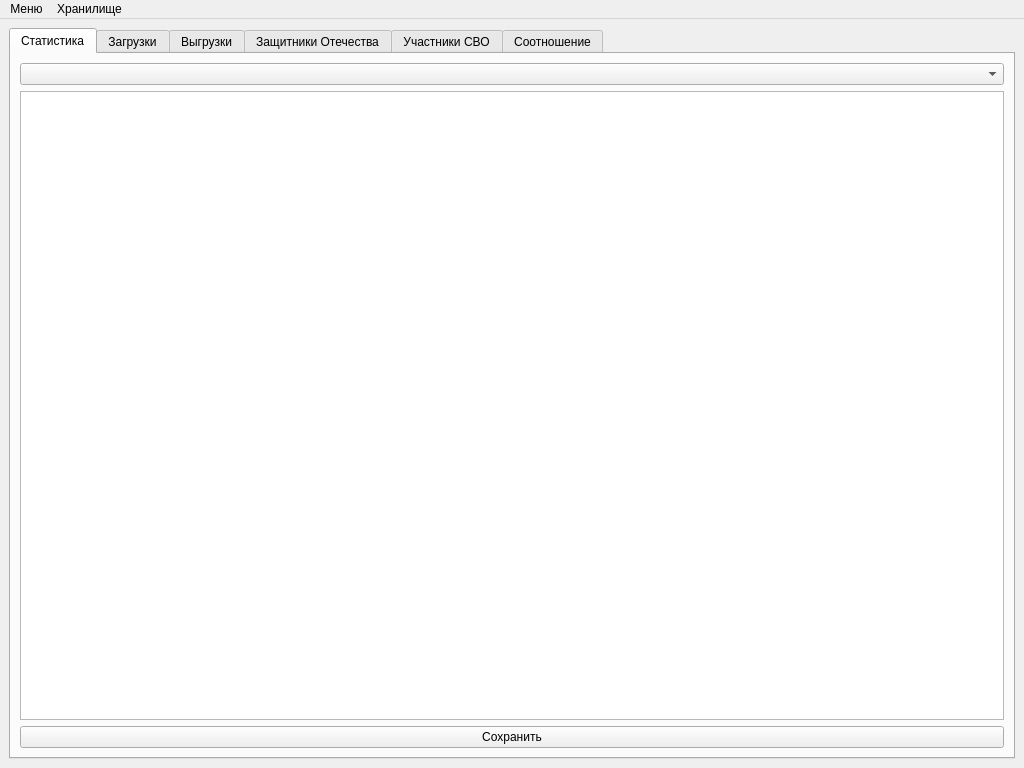
<?xml version="1.0" encoding="UTF-8"?>
<ui version="4.0">
 <class>MainWindow</class>
 <widget class="QMainWindow" name="MainWindow">
  <property name="geometry">
   <rect>
    <x>0</x>
    <y>0</y>
    <width>1024</width>
    <height>768</height>
   </rect>
  </property>
  <property name="minimumSize">
   <size>
    <width>1024</width>
    <height>768</height>
   </size>
  </property>
  <property name="maximumSize">
   <size>
    <width>3840</width>
    <height>2160</height>
   </size>
  </property>
  <property name="windowTitle">
   <string>Защитники Отечества</string>
  </property>
  <property name="toolButtonStyle">
   <enum>Qt::ToolButtonIconOnly</enum>
  </property>
  <widget class="QWidget" name="centralwidget">
   <layout class="QGridLayout" name="gridLayout">
    <item row="0" column="0">
     <layout class="QVBoxLayout" name="verticalLayout">
      <item>
       <widget class="QTabWidget" name="tabWidget">
        <property name="enabled">
         <bool>true</bool>
        </property>
        <property name="currentIndex">
         <number>0</number>
        </property>
        <widget class="QWidget" name="tab_statistic">
         <attribute name="title">
          <string>Статистика</string>
         </attribute>
         <layout class="QGridLayout" name="gridLayout_7">
          <item row="0" column="0">
           <layout class="QVBoxLayout" name="verticalLayout_4">
            <item>
             <widget class="QComboBox" name="comboBox_select_statistic"/>
            </item>
            <item>
             <widget class="QTableView" name="tableView_statistic_data">
              <property name="sortingEnabled">
               <bool>true</bool>
              </property>
              <attribute name="horizontalHeaderShowSortIndicator" stdset="0">
               <bool>true</bool>
              </attribute>
              <attribute name="horizontalHeaderStretchLastSection">
               <bool>true</bool>
              </attribute>
             </widget>
            </item>
            <item>
             <widget class="QPushButton" name="pushButton_save_statistic">
              <property name="text">
               <string>Сохранить</string>
              </property>
             </widget>
            </item>
           </layout>
          </item>
         </layout>
        </widget>
        <widget class="QWidget" name="tab_imports">
         <attribute name="title">
          <string>Загрузки</string>
         </attribute>
         <layout class="QGridLayout" name="gridLayout_2">
          <item row="1" column="0">
           <layout class="QHBoxLayout" name="horizontalLayout_8" stretch="1,8,1">
            <item>
             <widget class="QLabel" name="label_import_workbook">
              <property name="text">
               <string>Книга</string>
              </property>
             </widget>
            </item>
            <item>
             <widget class="QLineEdit" name="lineEdit_import_filename">
              <property name="enabled">
               <bool>false</bool>
              </property>
             </widget>
            </item>
            <item>
             <widget class="QPushButton" name="pushButton_select_import_file">
              <property name="text">
               <string>Выбрать</string>
              </property>
             </widget>
            </item>
           </layout>
          </item>
          <item row="0" column="0">
           <layout class="QHBoxLayout" name="horizontalLayout_7" stretch="1,9">
            <item>
             <widget class="QLabel" name="label_import_subject">
              <property name="text">
               <string>Субъект</string>
              </property>
             </widget>
            </item>
            <item>
             <widget class="QComboBox" name="comboBox_select_import_subject">
              <property name="maxVisibleItems">
               <number>30</number>
              </property>
             </widget>
            </item>
           </layout>
          </item>
          <item row="2" column="0">
           <layout class="QHBoxLayout" name="horizontalLayout_9" stretch="1,9">
            <item>
             <widget class="QLabel" name="label_import_worksheet">
              <property name="text">
               <string>Лист</string>
              </property>
             </widget>
            </item>
            <item>
             <widget class="QComboBox" name="comboBox_import_worksheet"/>
            </item>
           </layout>
          </item>
          <item row="5" column="0">
           <layout class="QVBoxLayout" name="verticalLayout_imports">
            <item>
             <widget class="QTableView" name="tableView_imports">
              <property name="selectionBehavior">
               <enum>QAbstractItemView::SelectRows</enum>
              </property>
              <property name="sortingEnabled">
               <bool>true</bool>
              </property>
              <attribute name="horizontalHeaderStretchLastSection">
               <bool>true</bool>
              </attribute>
             </widget>
            </item>
           </layout>
          </item>
          <item row="3" column="0">
           <layout class="QHBoxLayout" name="horizontalLayout_11" stretch="1,9">
            <item>
             <widget class="QLabel" name="label_contacts">
              <property name="text">
               <string>Контакты</string>
              </property>
             </widget>
            </item>
            <item>
             <widget class="QLineEdit" name="lineEdit_contacts"/>
            </item>
           </layout>
          </item>
          <item row="4" column="0">
           <widget class="QPushButton" name="pushButton_load_import">
            <property name="text">
             <string>Загрузить</string>
            </property>
           </widget>
          </item>
         </layout>
        </widget>
        <widget class="QWidget" name="tab_exports">
         <attribute name="title">
          <string>Выгрузки</string>
         </attribute>
         <layout class="QGridLayout" name="gridLayout_8">
          <item row="0" column="0">
           <layout class="QVBoxLayout" name="verticalLayout_6">
            <item>
             <widget class="QPushButton" name="pushButton_export_data">
              <property name="text">
               <string>Выгрузить сведения в Социальный Фонд России</string>
              </property>
             </widget>
            </item>
            <item>
             <widget class="QLabel" name="label_export_allow">
              <property name="text">
               <string>Доступно для выгрузки</string>
              </property>
             </widget>
            </item>
            <item>
             <widget class="QTableView" name="tableView_exports">
              <property name="selectionBehavior">
               <enum>QAbstractItemView::SelectRows</enum>
              </property>
              <property name="sortingEnabled">
               <bool>true</bool>
              </property>
              <attribute name="horizontalHeaderShowSortIndicator" stdset="0">
               <bool>true</bool>
              </attribute>
              <attribute name="horizontalHeaderStretchLastSection">
               <bool>true</bool>
              </attribute>
             </widget>
            </item>
            <item>
             <layout class="QHBoxLayout" name="horizontalLayout_14" stretch="2,8,1">
              <property name="spacing">
               <number>6</number>
              </property>
              <item>
               <widget class="QLabel" name="label_answer_import">
                <property name="text">
                 <string>Протокол загрузки</string>
                </property>
               </widget>
              </item>
              <item>
               <widget class="QLineEdit" name="lineEdit_answer_import_filename"/>
              </item>
              <item>
               <widget class="QPushButton" name="pushButton_select_answer_import">
                <property name="text">
                 <string>Выбрать</string>
                </property>
               </widget>
              </item>
             </layout>
            </item>
            <item>
             <layout class="QHBoxLayout" name="horizontalLayout_12" stretch="2,8,1">
              <property name="spacing">
               <number>6</number>
              </property>
              <item>
               <widget class="QLabel" name="label_answer_init">
                <property name="text">
                 <string>Протокол идентификации</string>
                </property>
               </widget>
              </item>
              <item>
               <widget class="QLineEdit" name="lineEdit_answer_init_filename"/>
              </item>
              <item>
               <widget class="QPushButton" name="pushButton_select_answer_init">
                <property name="text">
                 <string>Выбрать</string>
                </property>
               </widget>
              </item>
             </layout>
            </item>
            <item>
             <layout class="QHBoxLayout" name="horizontalLayout_18">
              <item>
               <widget class="QPushButton" name="pushButton_load_answers">
                <property name="text">
                 <string>Загрузить ответы</string>
                </property>
               </widget>
              </item>
             </layout>
            </item>
           </layout>
          </item>
         </layout>
        </widget>
        <widget class="QWidget" name="tab_defenders">
         <attribute name="title">
          <string>Защитники Отечества</string>
         </attribute>
         <layout class="QGridLayout" name="gridLayout_4">
          <item row="0" column="0">
           <layout class="QVBoxLayout" name="verticalLayout_2">
            <item>
             <layout class="QHBoxLayout" name="horizontalLayout_3">
              <item>
               <widget class="QLabel" name="label_find_defender">
                <property name="text">
                 <string>Поиск:</string>
                </property>
               </widget>
              </item>
              <item>
               <widget class="QLineEdit" name="lineEdit_find_defender"/>
              </item>
             </layout>
            </item>
            <item>
             <widget class="QTableView" name="tableView_defenders">
              <property name="selectionBehavior">
               <enum>QAbstractItemView::SelectRows</enum>
              </property>
              <property name="sortingEnabled">
               <bool>true</bool>
              </property>
              <attribute name="horizontalHeaderShowSortIndicator" stdset="0">
               <bool>true</bool>
              </attribute>
              <attribute name="horizontalHeaderStretchLastSection">
               <bool>true</bool>
              </attribute>
             </widget>
            </item>
           </layout>
          </item>
         </layout>
        </widget>
        <widget class="QWidget" name="tab_svo">
         <attribute name="title">
          <string>Участники СВО</string>
         </attribute>
         <layout class="QGridLayout" name="gridLayout_5">
          <item row="0" column="0">
           <layout class="QVBoxLayout" name="verticalLayout_3">
            <item>
             <layout class="QHBoxLayout" name="horizontalLayout_4">
              <item>
               <widget class="QLabel" name="label_find_participant">
                <property name="text">
                 <string>Поиск:</string>
                </property>
               </widget>
              </item>
              <item>
               <widget class="QLineEdit" name="lineEdit_find_order_person"/>
              </item>
             </layout>
            </item>
            <item>
             <widget class="QTableView" name="tableView_order_persons">
              <property name="selectionBehavior">
               <enum>QAbstractItemView::SelectRows</enum>
              </property>
              <property name="sortingEnabled">
               <bool>true</bool>
              </property>
              <attribute name="horizontalHeaderStretchLastSection">
               <bool>true</bool>
              </attribute>
             </widget>
            </item>
            <item>
             <layout class="QHBoxLayout" name="horizontalLayout_10" stretch="1,8,1">
              <item>
               <widget class="QLabel" name="label_order">
                <property name="text">
                 <string>Файл</string>
                </property>
               </widget>
              </item>
              <item>
               <widget class="QLineEdit" name="lineEdit_order_filename">
                <property name="enabled">
                 <bool>false</bool>
                </property>
               </widget>
              </item>
              <item>
               <widget class="QPushButton" name="pushButton_select_order_file">
                <property name="text">
                 <string>Выбрать</string>
                </property>
               </widget>
              </item>
             </layout>
            </item>
            <item>
             <widget class="QPushButton" name="pushButton_load_orders">
              <property name="text">
               <string>Загрузить данные из приказов ОШУ Росгвардии</string>
              </property>
             </widget>
            </item>
           </layout>
          </item>
         </layout>
        </widget>
        <widget class="QWidget" name="tab_compare">
         <property name="enabled">
          <bool>false</bool>
         </property>
         <attribute name="title">
          <string>Соотношение</string>
         </attribute>
         <layout class="QGridLayout" name="gridLayout_6">
          <item row="0" column="0">
           <widget class="QSplitter" name="splitter_compare">
            <property name="orientation">
             <enum>Qt::Horizontal</enum>
            </property>
            <widget class="QWidget" name="horizontalLayoutWidget_3">
             <layout class="QHBoxLayout" name="horizontalLayout">
              <item>
               <widget class="QListView" name="listView_handbooks"/>
              </item>
             </layout>
            </widget>
            <widget class="QWidget" name="horizontalLayoutWidget_4">
             <layout class="QHBoxLayout" name="horizontalLayout_6">
              <item>
               <widget class="QTableView" name="tableView_handbook_content"/>
              </item>
             </layout>
            </widget>
           </widget>
          </item>
         </layout>
        </widget>
       </widget>
      </item>
     </layout>
    </item>
   </layout>
  </widget>
  <widget class="QMenuBar" name="menubar">
   <property name="geometry">
    <rect>
     <x>0</x>
     <y>0</y>
     <width>1024</width>
     <height>22</height>
    </rect>
   </property>
   <widget class="QMenu" name="menu">
    <property name="title">
     <string>Меню</string>
    </property>
    <addaction name="action_information"/>
   </widget>
   <widget class="QMenu" name="menu_2">
    <property name="title">
     <string>Хранилище</string>
    </property>
    <addaction name="action_storage_defenders"/>
    <addaction name="action_storage_exports"/>
    <addaction name="action_storage_answers"/>
    <addaction name="action_storage_orders"/>
   </widget>
   <addaction name="menu"/>
   <addaction name="menu_2"/>
  </widget>
  <action name="action_load_orders">
   <property name="text">
    <string>Загрузить данные из ОШУ Росгвардии</string>
   </property>
  </action>
  <action name="action_information">
   <property name="text">
    <string>Информация</string>
   </property>
  </action>
  <action name="action_storage_defenders">
   <property name="text">
    <string>Файлы из войск</string>
   </property>
  </action>
  <action name="action_storage_exports">
   <property name="text">
    <string>Выгрузки в СФР</string>
   </property>
  </action>
  <action name="action_storage_answers">
   <property name="text">
    <string>Ответы СФР</string>
   </property>
  </action>
  <action name="action_storage_orders">
   <property name="text">
    <string>Файлы из ОШУ</string>
   </property>
  </action>
 </widget>
 <resources/>
 <connections/>
</ui>
